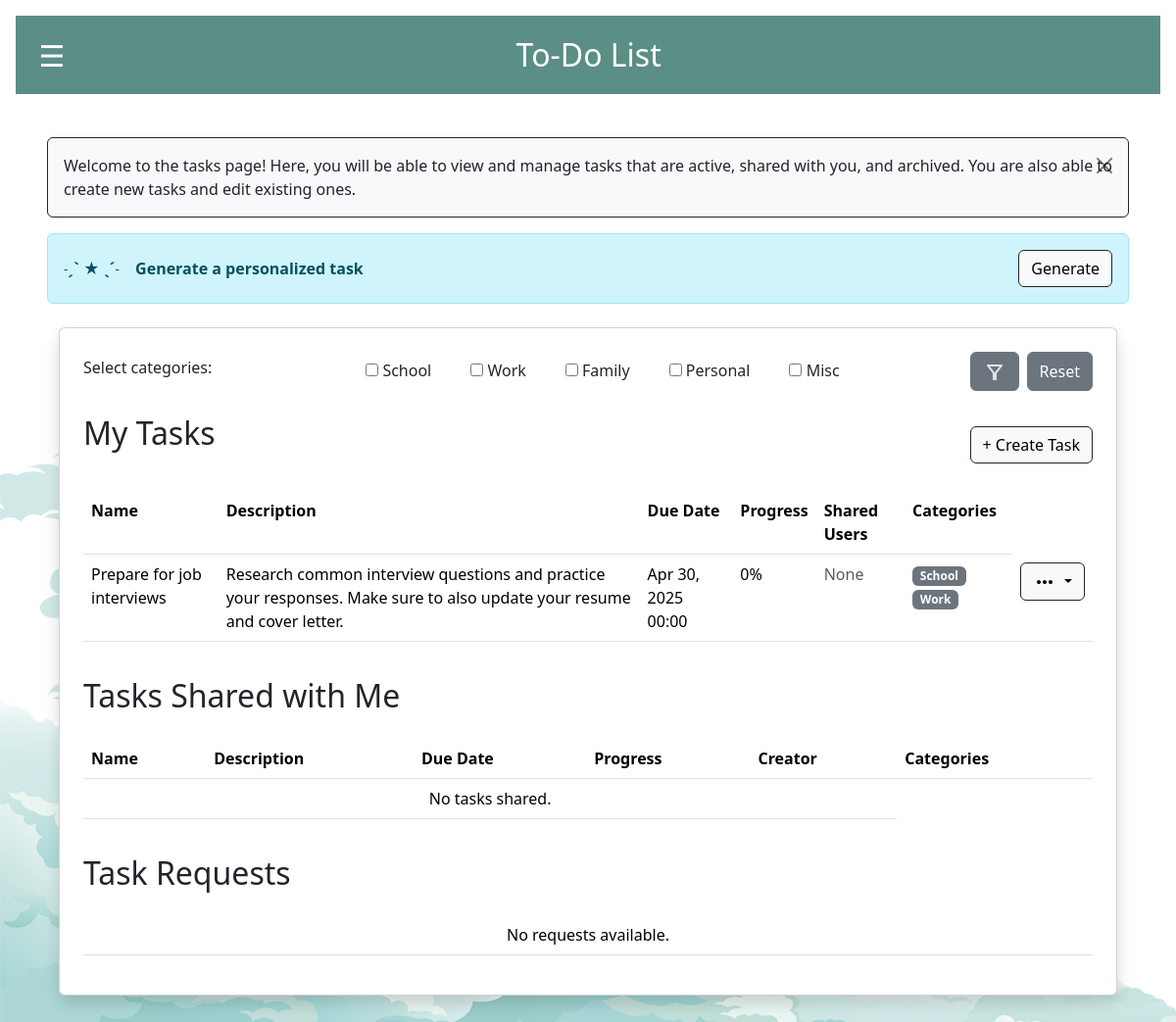
/tasks/ (signed in), run on an earlier commit of the app's database.
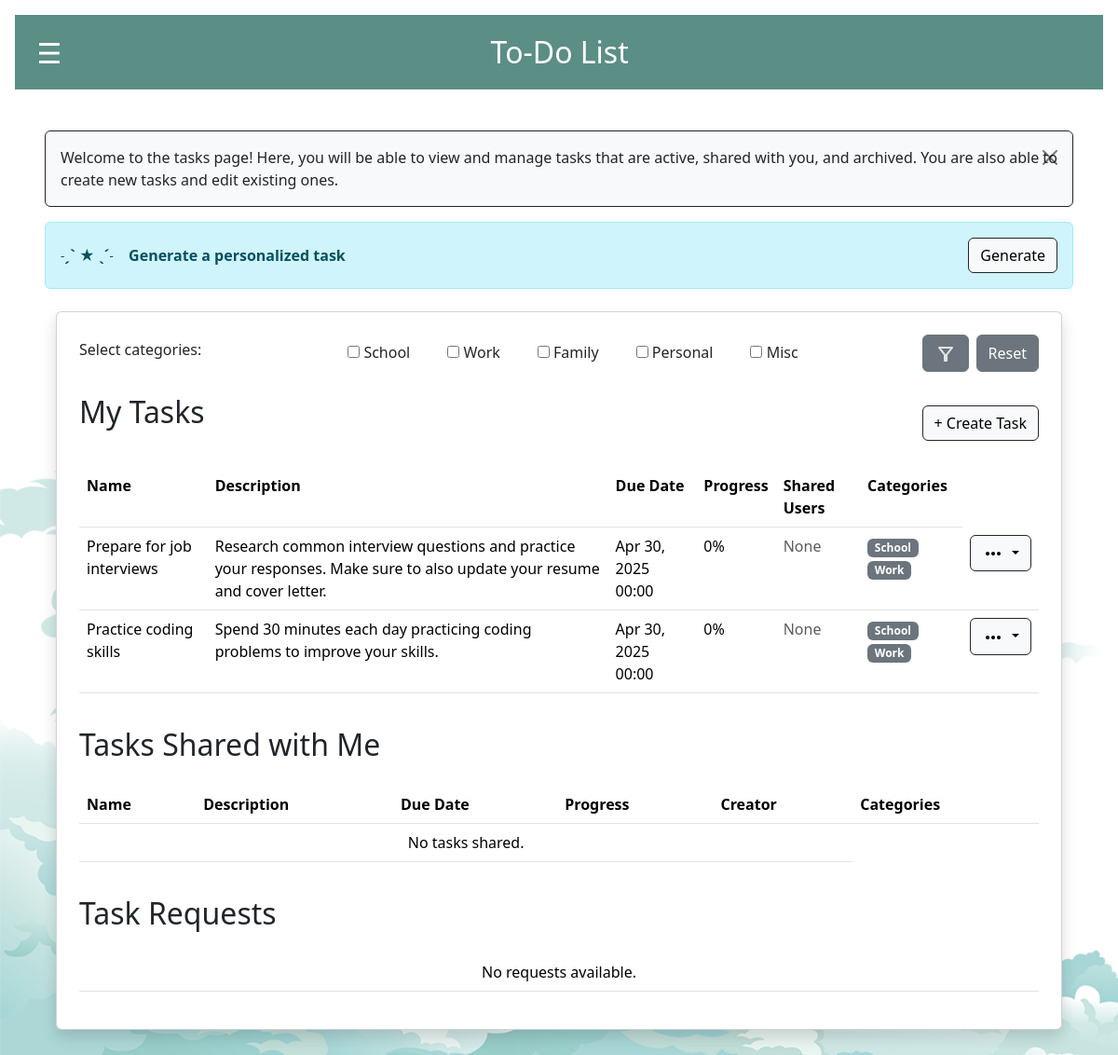
And on a later commit of the database.
### todoapp/models.py (models this page shows, shortened)
class Category(models.Model):
    name = models.CharField(max_length=50)
    def __str__(self):
        return self.name

class Task(models.Model):
    name = models.CharField(max_length=255)
    creator = models.ForeignKey(User, on_delete=models.CASCADE)
    description = models.TextField()
    due_date = models.DateTimeField()
    progress = models.IntegerField(default=0)
    is_completed = models.BooleanField(default=False)
    is_archived = models.BooleanField(default=False)
    categories = models.ManyToManyField(Category, related_name="tasks", blank=True)
    assigned_users = models.ManyToManyField(User, related_name="assigned_tasks")
    notifications_enabled = models.BooleanField(default=False)
    NOTIFICATION_TIMES = [
        (10, '10 minutes before'),
        (60, '1 hour before'),
        (1440, '1 day before'),
    ]
    NOTIFICATION_TYPES = [
        ('push', 'Push Notification'),
        ('email', 'Email Notification'),
    ]
    notification_time = models.IntegerField(choices=NOTIFICATION_TIMES, default=60)
    notification_type = models.CharField(
        max_length=10,
        choices=NOTIFICATION_TYPES,
        default='push'
    )

### todoapp/views.py (the view)
# urls.py: path('tasks/', views.task_view, name='task_view'),
@login_required(login_url='/')
def task_view(request):
    tasks = Task.objects.filter(
        Q(creator=request.user) | Q(assigned_users=request.user),
        Q(is_archived=False)
    ).distinct()
    task_requests = TaskCollabRequest.objects.filter(to_user=request.user)
    shared_tasks = Task.objects.filter(assigned_users=request.user)
    has_task = Task.objects.filter(creator=request.user).exists()
    form, filtered_tasks, shared_filtered_tasks, _ = get_filtered_tasks(request)
    task_suggestion = get_ai_task_suggestion(request)
    suggested_name = task_suggestion.get('name', '') if task_suggestion else ''
    suggested_description = task_suggestion.get('description', '') if task_suggestion else ''
    suggested_categories = task_suggestion.get('categories', []) if task_suggestion else []
    return render(request, 'task_view.html', {
        'my_tasks': filtered_tasks,
        'task_requests': task_requests,
        'shared_tasks': shared_filtered_tasks,
        'vapid_key': settings.WEBPUSH_SETTINGS['VAPID_PUBLIC_KEY'],
		'form': form,
        'suggested_name': suggested_name,
        'suggested_description': suggested_description,
        'suggested_categories': suggested_categories,
        'has_task': has_task,
    })

### todoapp/forms.py
class FilterTasksForm(forms.Form):
    user_category_filter = forms.ModelMultipleChoiceField(
        queryset=Category.objects.all(),
        widget=forms.CheckboxSelectMultiple,
        required=False,
        label="Select categories:"
    )

### todoapp/context_processors.py (called while the page is built)
def vapid_key(request):
    return {
        'vapid_key': settings.VAPID_PUBLIC_KEY
    }

### todoapp/views.py (called while the page is built, shortened)
def get_filtered_tasks(request):
    form = FilterTasksForm(request.GET or None)
    my_filtered_tasks = Task.objects.filter(
        creator=request.user,
        is_archived=False
    )
    shared_filtered_tasks = Task.objects.filter(
        assigned_users=request.user,
        is_archived=False
    )
    filtered_archived_tasks = Task.objects.filter(
        is_archived=True
    ).filter(
        Q(creator=request.user) | Q(assigned_users=request.user)
    ).distinct()
    return form, my_filtered_tasks, shared_filtered_tasks, filtered_archived_tasks

### todoapp/templates/task_view.html (shortened to what this page needs)
{% extends 'base.html' %}
{% block content %}
{% block extra_css %}
    <link href="https://cdn.jsdelivr.net/npm/select2@4.0.13/dist/css/select2.min.css" rel="stylesheet" />
{% endblock %}
<div class="alert alert-info alert-dismissible fade show d-flex justify-content-between align-items-center flex-wrap gap-2 border border-dark custom-alert" role="alert">
    <p class="mb-0">
      Welcome to the tasks page! Here, you will be able to view and manage tasks that are active, shared with you, and archived. You are also able to create new tasks and edit existing ones.
    </p>
    <button type="button" class="btn-close" data-bs-dismiss="alert" aria-label="Close"></button>
  </div>
  <div class="alert alert-info d-flex justify-content-between align-items-center flex-wrap gap-2">
    {% if suggested_name and has_task %}
        <p class="mb-0 mt-2" title="Personalized tasks are suggested to you based on your activity and patterns! Click 'Add Task' to customize this task and add it to your calendar.">
            <b>˗ˏˋ ★ ˎˊ˗ &ensp; Task Suggestion: &ensp;</b> {{ suggested_name }}
        </p>
        <div class="d-flex gap-2 ms-auto">
            <a href="{% url 'add_task' %}?name={{ suggested_name|urlencode }}&description={{ suggested_description|urlencode }}{% for cat in suggested_categories %}&categories={{ cat|urlencode }}{% endfor %}" class="custom-dark-button">
                Add Task
            </a>
            <form method="get">
                <button name="generate-task" type="submit" class="custom-dark-button">Generate Task</button>
            </form>
        </div>
    {% elif has_task and not suggested_name %}
        <strong>˗ˏˋ ★ ˎˊ˗ &ensp; Generate a personalized task</strong>
        <form method="get" class="ms-auto">
            <button name="generate-task" type="submit" class="custom-dark-button">Generate</button>
        </form>
    {% else %}
        <strong>˗ˏˋ ★ ˎˊ˗ &ensp; Create a task first!</strong>
    {% endif %}
</div>
<div class="container mt-4">
    <div class="card p-4 shadow">
        <div class="filter-form">
            <form method="get" title="Select a category to filter all tasks based on their category assignment." name="filter_tasks" class="d-flex justify-content-between align-items-center flex-wrap gap-2">
                <label class="form-label">{{ form.user_category_filter.label }}</label>
                <div class="d-flex flex-row flex-wrap gap-3">
                    {% for checkbox in form.user_category_filter %}
                        <div class="form-check">
                            {{ checkbox.tag }}
                            <label class="form-check-label">{{ checkbox.choice_label }}</label>
                        </div>
                    {% endfor %}
                </div>
                <div class="d-flex gap-2">
                    <button type="submit" name="make-filter" title="Filter" class="btn btn-secondary">
                        <svg xmlns="http://www.w3.org/2000/svg" height="24px" viewBox="0 -960 960 960" width="24px" fill="#e3e3e3"><path d="M440-160q-17 0-28.5-11.5T400-200v-240L168-736q-15-20-4.5-42t36.5-22h560q26 0 36.5 22t-4.5 42L560-440v240q0 17-11.5 28.5T520-160h-80Zm40-308 198-252H282l198 252Zm0 0Z"/></svg>
                    </button>
                    <button type="button" name="reset-filter" class="btn btn-secondary" onclick="resetFilter()">Reset</button>
                </div>
            </form>
        </div>
        <div class="title-card d-flex justify-content-between align-items-center mt-4 mb-3" style="margin-top:20px;">
            <h2 class="mb-4">My Tasks</h2>
            <a href="{% url 'add_task' %}" class="custom-dark-button">+ Create Task</a>
        </div>
        <div class="table-responsive">
            <table class="table">
                <tbody>
                    <tr>
                        <th>Name</th>
                        <th>Description</th>
                        <th>Due Date</th>
                        <th>Progress</th>
                        <th>Shared Users</th>
                        <th>Categories</th>
                    </tr>
                    {% for task in my_tasks %}
                    <tr>
                        <td>{{ task.name }}</td>
                        <td>{{ task.description }}</td>
                        <td>{{ task.due_date|date:"M d, Y H:i" }}</td>
                        <td>{{ task.progress }}%</td>
                        <td>
                            {% for user in task.assigned_users.all %}
                                <span class="badge bg-secondary">{{ user.username }}</span>
                            {% empty %}
                                <span class="text-muted">None</span>
                            {% endfor %}
                        </td>
                        <td>
                            {% for category in task.categories.all %}
                                <span class="badge bg-secondary">{{ category.name }}</span>
                            {% empty %}
                                <span class="text-muted">None</span>
                            {% endfor %}
                        </td>
                        <td>
                            <div class="btn-group">
                                <button type="button" class="custom-dark-button dropdown-toggle" data-bs-toggle="dropdown" aria-haspopup="true" aria-expanded="false">
                                </button>
                            </div>
                        </td>
                    </tr>
                    {% empty %}
                    <tr>
                        <td colspan="5" class="text-center">No tasks available.</td>
                    </tr>
                    {% endfor %}
                </tbody>
            </table>
        </div>
        <div class="title-card">
            <h2 class="mb-4" style="margin-top:20px;">Tasks Shared with Me</h2>
        </div>
        <div class="table-responsive">
            <table class="table">
                    <tr>
                        <th>Name</th>
                        <th>Description</th>
                        <th>Due Date</th>
                        <th>Progress</th>
                        <th>Creator</th>
                        <th>Categories</th>
                    </tr>
                    {% for task in shared_tasks %}
                    <tr>
                        <td>{{ task.name }}</td>
                        <td>{{ task.description }}</td>
                        <td>{{ task.due_date|date:"M d, Y H:i" }}</td>
                        <td>{{ task.progress }}%</td>
                        <td>{{ task.creator }}</td>
                        <td>
                            {% for category in task.categories.all %}
                                <span class="badge bg-secondary">{{ category.name }}</span>
                            {% empty %}
                                <span class="text-muted">None</span>
                            {% endfor %}
                        </td>
                        <td>
                            <div class="button-container">
                                <a class="btn btn-primary btn-sm" href="{% url 'share_task' task_id=task.id %}">Share</a>
                                <a href="{% url 'exit_task' task_id=task.id %}" class="btn btn-danger btn-sm">Exit</a>
                            </div>
                        </td>
                    </tr>
                    {% empty %}
                    <tr>
                        <td colspan="5" class="text-center">No tasks shared.</td>
                    </tr>
                    {% endfor %}
            </table>
        </div>
        <div class="title-card">
            <h2 class="mb-4" style="margin-top: 20px;">Task Requests</h2>
        </div>
        <div class="table-responsive">
            <table class="table">
                <tbody>
                    {% if task_requests %}
                    <tr>
                        <th>Name</th>
                        <th>Description</th>
                        <th>Due Date</th>
                        <th>Progress</th>
                        <th>Creator</th>
                        <th>Actions</th>
                    </tr>
                    {% for request in task_requests %}
                    <tr>
                        <td>{{ request.task.name }}</td>
                        <td>{{ request.task.description }}</td>
                        <td>{{ request.task.due_date|date:"M d, Y H:i" }}</td>
                        <td>{{ request.task.progress }}</td>
                        <td>Shared from user {{request.task.creator}}</td>
                        <td>
                            <form method="post" action="{% url 'accept_task' request.id %}">
                                {% csrf_token %}
                                <button class="btn btn-primary btn-sm" name="accept_request">Accept</button>
                                <button class="btn btn-danger btn-sm" name="decline_request">Decline</button>
                            </form>
                        </td>
                    </tr>
                    {% endfor %}
                    {% else %}
                    <tr>
                        <td colspan="5" class="text-center">No requests available.</td>
                    </tr>
                    {% endif %}
                </tbody>
            </table>
        </div>
    </div>
</div>
{% endblock %}

### todoapp/templates/base.html (shortened to what this page needs)
<!DOCTYPE html>
<html>
<head>
    {% load static %}
    <link href="https://cdn.jsdelivr.net/npm/bootstrap@5.3.3/dist/css/bootstrap.min.css" rel="stylesheet">
    {% block extra_css %}{% endblock %}
    <link rel="stylesheet" href="{% static 'styles.css' %}">
</head>
<body class="m-3">
    <nav class="navbar navbar-dark" style="height: 80px; ">
        <div class="container-fluid d-flex align-items-center">
            <button class="toggle-btn me-3" onclick="toggleSidebar()">☰</button>
            <a class="navbar-brand mb-0 h1" href="{% url 'home' %}" style="font-size: 2rem;">To-Do List &ensp; &ensp;</a>
        </div>
    </nav>
    <div class="main-content" id="mainContent">
        <div class="container mt-4">
            {% block content %}
            {% endblock %}
        </div>
    </div>
</body>
</html>

### todoapp/static/styles.css (style rules this page uses)
.title-card { display: flex; gap: 10px; }

### todoapp/templates/base.html (style rules this page uses)
body { margin: 0; background-image: url('../static/todolist-background.png'); background-size: cover; background-repeat: no-repeat; }
.main-content { margin-left: 0; padding: 20px; transition: all 0.3s ease; }
.toggle-btn { background-color: transparent; color: white; border: none; z-index: 2000; width: 50px !important; height:60px !important; font-size: 30px !important; }
.table-responsive { overflow-x: unset; }

What changed in the data, as far as the page shows it:
added Task: name "Practice coding skills", description "Spend 30 minutes each day practicing coding problems to improve your skills.", due_date "Apr 30, 2025 00:00", progress "0", Category (name "School"), Category (name "Work")
